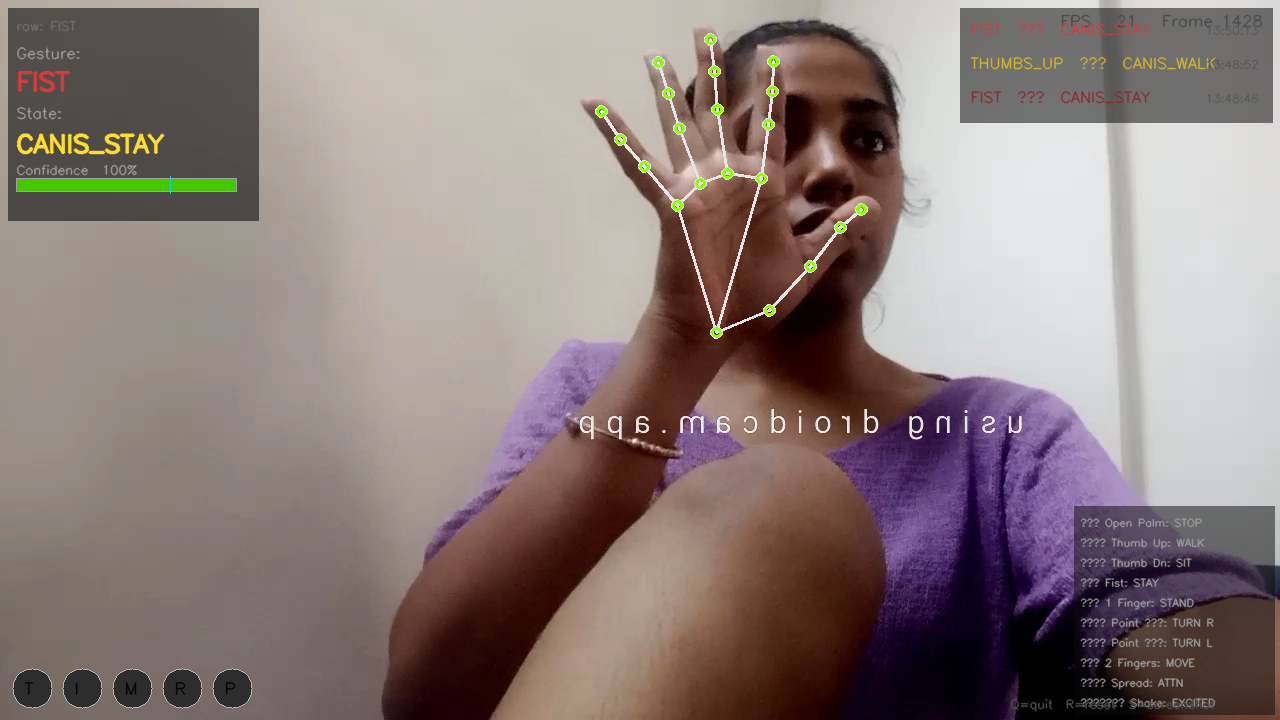
#> input picture canis_v3_1_1777105214.png, 1280 x 720 px, given in place of test.jpg, which was not available
$ python threshold.py
#> lines starting #> are read from the running program, lines starting #| are printed output that depends on the picture; after the words box and inside, x2 and y2 are one past the last pixel; in counts of white or black regions, pixels touching at a corner belong together; pictures that were not available may be replaced by others from this repository, and a replacement may not be noted
import cv2
import numpy as np

#images read karna
img1=cv2.imread("test.jpg")
#> img1 is the input picture: shape (720, 1280, 3); mean B, G, R 121.8, 124.5, 138.7
img2=cv2.imread("logo_threshold.png")
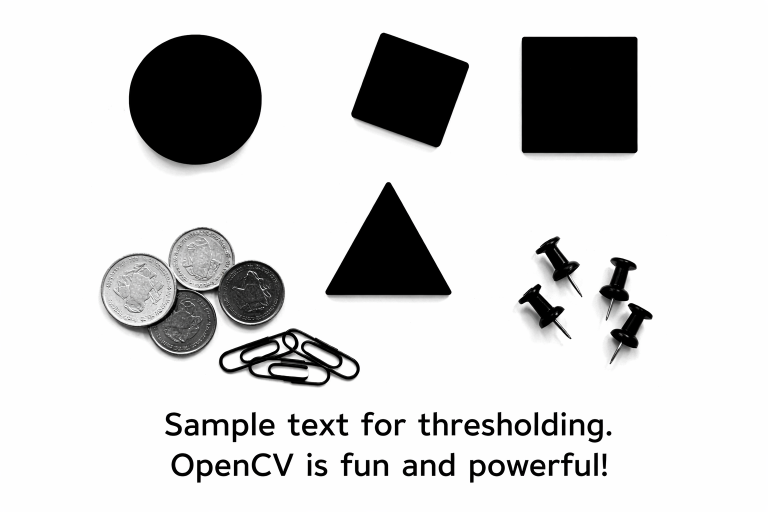
#> input picture logo_threshold.png, 1536 x 1024 px (shown at 1/2 size)
#> img2 is the input picture: shape (1024, 1536, 3); mean B, G, R 212.4, 212.5, 212.5

#image size nikalna
height, width = img1.shape[:2]
#> height = 720; width = 1280
scale = 0.5
#img1 resize karega
img1 = cv2.resize(img1, (int(width * scale), int(height * scale)))
#> img1: shape (360, 640, 3)
#img2 resize karega
img2 = cv2.resize(img2, (img1.shape[1], img1.shape[0]))
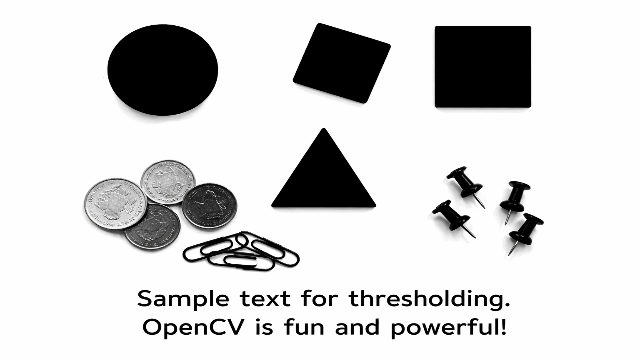
#> img2: shape (360, 640, 3); mean B, G, R 212.4, 212.5, 212.5
#img addition
sum=cv2.add(img1,img2)
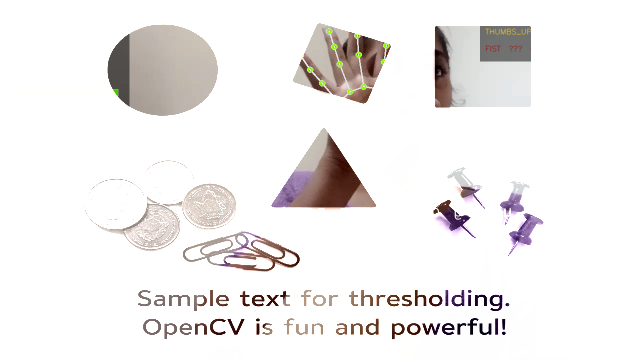
#> sum: shape (360, 640, 3); mean B, G, R 237.3, 237.9, 240.4
#grayscale conversion
img2_gray=cv2.cvtColor(img2,cv2.COLOR_BGR2GRAY)
#ttreshold apply karega
ret,threshold=cv2.threshold(img2_gray,170,255,cv2.THRESH_BINARY)
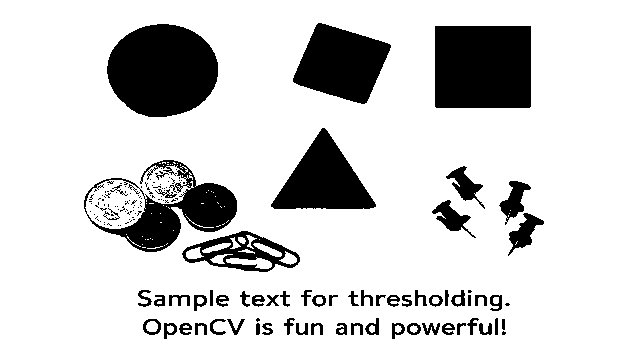
#> threshold: shape (360, 640); 82.9% white; 159 black regions (96 under 20 px), largest, box (x1, y1, x2, y2) and area: (107, 24, 218, 117) 8079, (435, 26, 531, 108) 7870, (293, 23, 391, 104) 5103
cv2.imshow("Image 1",img1)
cv2.imshow("Image 2",img2)
cv2.imshow("sum",sum)
cv2.imshow("threshold_img",threshold)
cv2.waitKey(0)
cv2.destroyAllWindows()

#summary:
#Ye program do images load karta hai, pehli image ko scale karta hai aur doosri image ko uske size ke equal resize karta hai. Dono images ko pixel-wise add karta hai, phir logo image ko grayscale me convert karke binary threshold apply karta hai. Sab results ko display karta hai.
